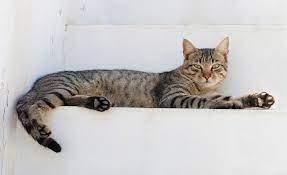
#> input picture Photos/Cat.jpg, 287 x 175 px, found by its file name
$ python main.py
#> lines starting #> are read from the running program, lines starting #| are printed output that depends on the picture
import cv2 as cv

def rescaleFrame(frame, scale = 0.75):
    width = int(frame.shape[1]*scale)
    height = int(frame.shape[0]*scale)
    dimension = (width, height)

    return cv.resize(frame, dimension, interpolation = cv.INTER_AREA)

#Reading Photos
img = cv.imread('Photos/Cat.jpg')
#> img is the input picture: shape (175, 287, 3); mean B, G, R 193.8, 194.1, 196.5
cv.imshow('Cat',img)

cv.waitKey(0)
resized_image =  rescaleFrame(img, scale = 0.2)
#> in rescaleFrame, `return cv.resize(frame, dimension, interpolation = cv.INTER_AREA)`:
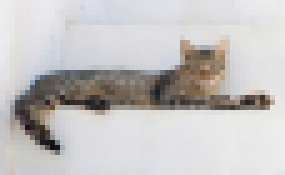
#> returned value: shape (35, 57, 3) (shown 5 times larger); mean of channels 0, 1, 2 193.8, 194.1, 196.5; drawn as B, G, R
cv.imshow = ('Image', resized_image)

cv.waitKey(0)
#Reading Videos
capture = cv.VideoCapture('Videos/Dog.mp4')

while True:
    isTrue, frame = capture.read()
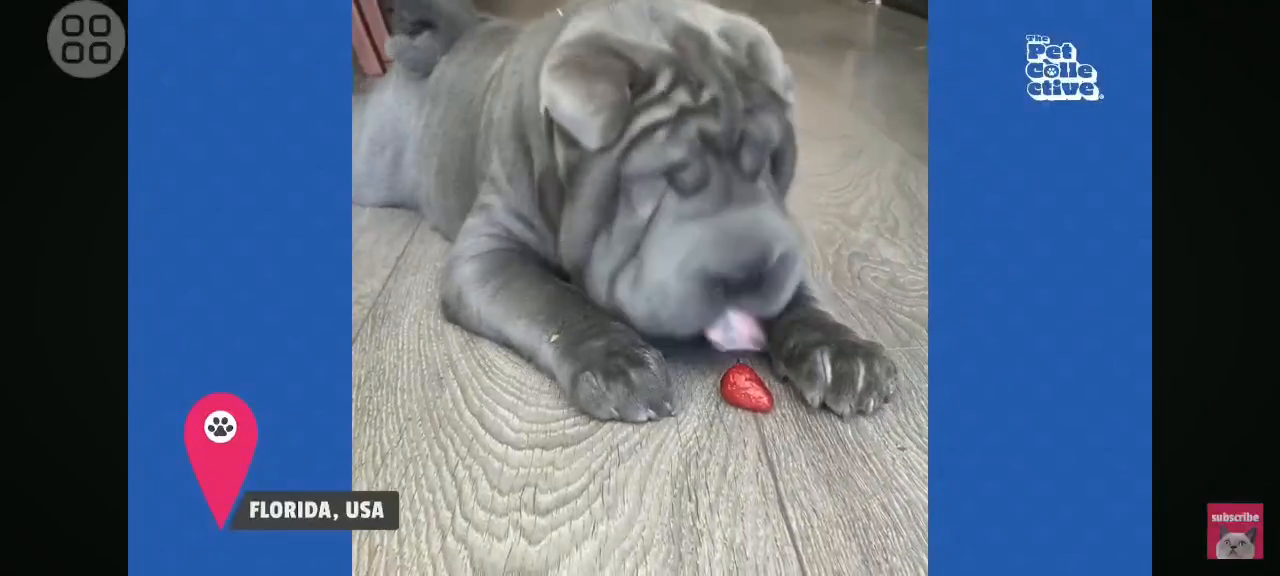
#> input picture frame 45 of Videos/Dog.mp4, 1280 x 576 px
#> frame is the input picture: shape (576, 1280, 3); mean B, G, R 124.9, 99.9, 83

    frame_resized = rescaleFrame(frame, scale = 0.2)
#> call 2 of rescaleFrame, with scale = 0.2
#> in rescaleFrame (call 2), `return cv.resize(frame, dimension, interpolation = cv.INTER_AREA)`:
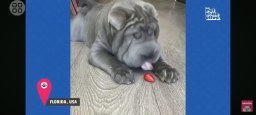
#> returned value: shape (115, 256, 3); mean of channels 0, 1, 2 124.9, 99.9, 83; drawn as B, G, R

#> (the run stopped early here; a loop or call above may not have finished)
